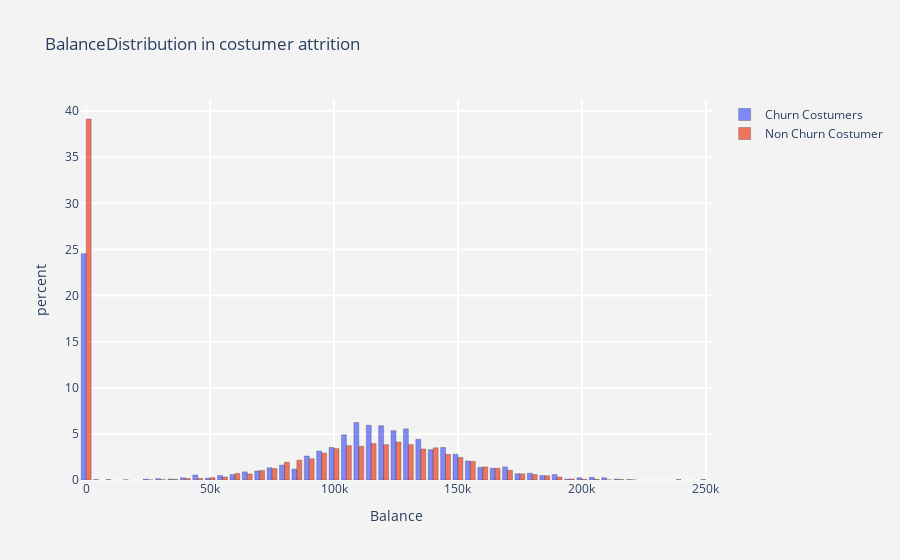

Notebook cell for this chart:
### Code cell
histogram(num_cols[3])

### Figure 1 — Plotly figure (JSON) as saved in the notebook; plotly's stock layout.template omitted (floating-point values rounded to 4 significant figures; data arrays with more than 128 entries replaced by an {"elided": "..."} marker saying what was removed)
{"data": [{"histnorm": "percent", "marker": {"line": {"color": "black", "width": 0.3}}, "name": "Churn Costumers", "opacity": 0.8, "x": {"elided": "2037 float values"}, "type": "histogram"}, {"histnorm": "percent", "marker": {"line": {"color": "black", "width": 0.3}}, "name": "Non Churn Costumer", "opacity": 0.8, "x": {"elided": "7963 float values"}, "type": "histogram"}], "layout": {"paper_bgcolor": "rgb(243,243,243)", "plot_bgcolor": "rgb(243,243,243)", "title": {"text": "BalanceDistribution in costumer attrition"}, "xaxis": {"gridcolor": "rgb(255,255,255)", "gridwidth": 2, "ticklen": 5, "title": {"text": "Balance"}, "zerolinewidth": 1, "type": "linear", "range": [-2500, 252500], "autorange": true}, "yaxis": {"gridcolor": "rgb(255,255,255)", "gridwidth": 2, "ticklen": 5, "title": {"text": "percent"}, "zerolinewidth": 1, "range": [0, 41.2], "autorange": true}, "autosize": true}}
